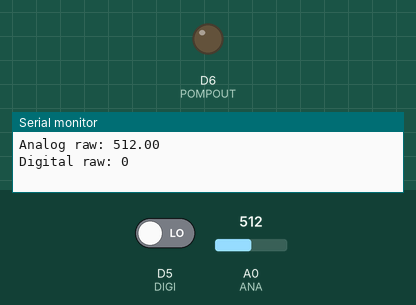
Simulated run of this sketch. Board: ESP8266 (NodeMCU). On the bench: output pins drawn as LEDs (lit = HIGH), the last lines printed to the serial monitor. Inputs (shaded band) come from the test bench; at power-on: D5 (DIGI) LOW, A0 (ANA) = 512.

Above: at 1.8 s.
1.9 s: D5 (DIGI) driven HIGH
At 3.0 s:
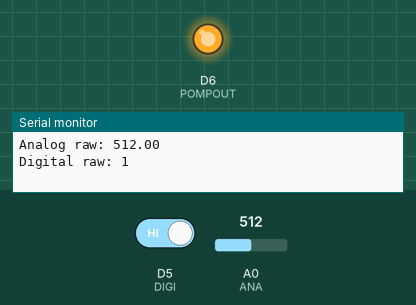
3.5 s: D5 (DIGI) driven LOW
At 4.5 s:
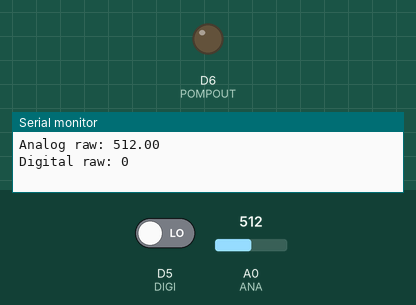
Timing chart, 0 to 6.5 s (numbered marks = the images above; inputs shaded):
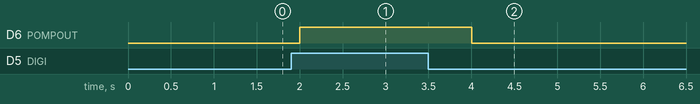

The sketch:

basil.ino
```cpp
#define ANA A0
#define DIGI D5
#define POMPOUT D6

// Hold the threshold for when the watering pump need to be
// activated (digital value)
#define THRESHOLD 0

// Holds the digital and analog reading from the moisture sensor
double analogValue = 0.0;
int digitalValue = 0;


void setup() {
    // Setup the analog and digital input pins
    pinMode(ANA, INPUT);
    pinMode(DIGI, INPUT);
    pinMode(POMPOUT, OUTPUT);

    // Setup serial connection
    Serial.begin(115200);
    Serial.println("Serial setup");
}


void loop() {
    // Read the pin values
    analogValue = analogRead(ANA);
    digitalValue = digitalRead(DIGI);

    // Activate the pump if the digital sensor value received from
    // the moisture sensore falls below the threshold
    if (digitalValue > THRESHOLD) {
      // Activate the pump
      digitalWrite(POMPOUT, true);
    } else {
      // Deactivate the pump
      digitalWrite(POMPOUT, false);
    }

    // Print the latest readings to the serial console
    Serial.print("Analog raw: ");
    Serial.println(analogValue);
    Serial.print("Digital raw: ");
    Serial.println(digitalValue);
    Serial.println(" ");

    delay(1000);
}
```

Measured:
- after the input at 1.9 s, D6 (POMPOUT): LOW → HIGH after 0.10 s
- after the input at 3.5 s, D6 (POMPOUT): HIGH → LOW after 0.50 s
